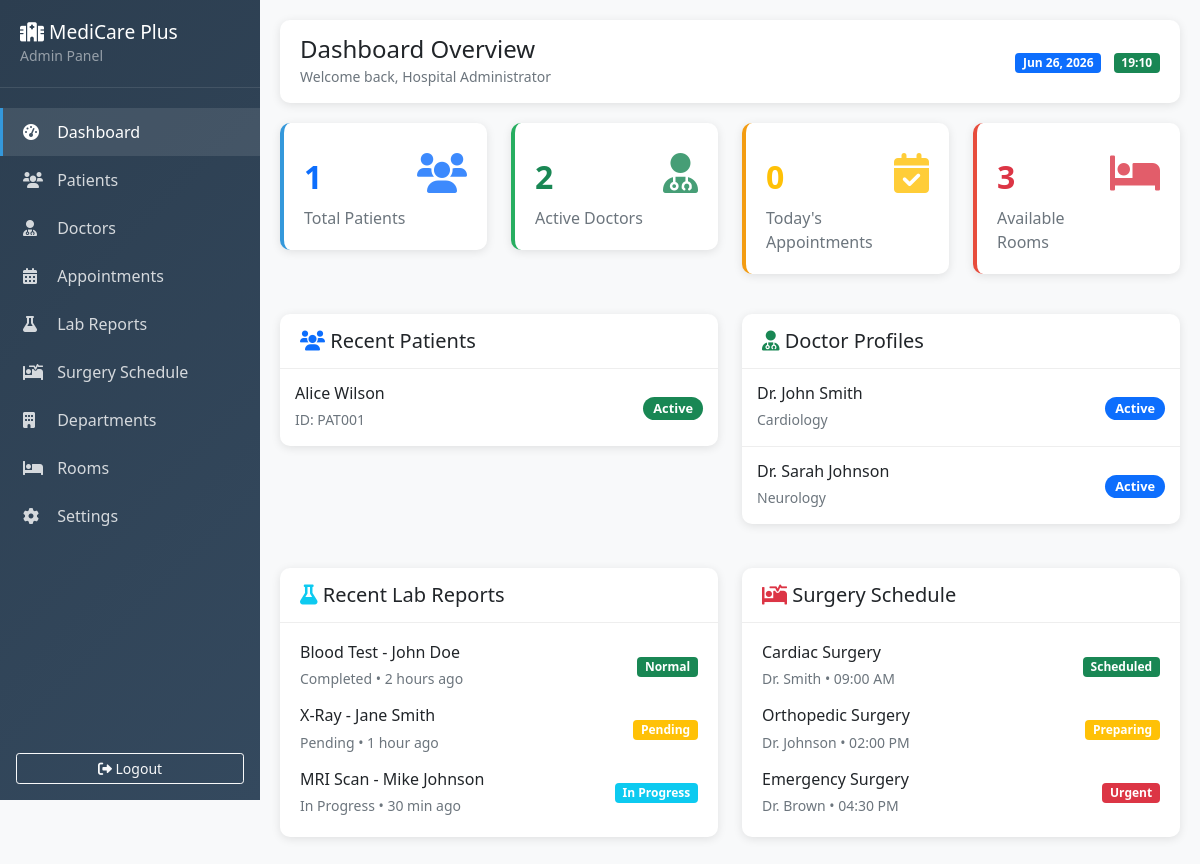
The page /modern-admin-dashboard.php (signed in) on the database its author committed.
### tables this page shows
CREATE TABLE patients (
    id INT AUTO_INCREMENT PRIMARY KEY,
    pat_id VARCHAR(20) UNIQUE NOT NULL,
    name VARCHAR(100) NOT NULL,
    email VARCHAR(100) UNIQUE NOT NULL,
    password VARCHAR(255) NOT NULL,
    phone VARCHAR(15) NOT NULL,
    dob DATE NOT NULL,
    age INT NOT NULL,
    gender ENUM('male', 'female', 'other') NOT NULL,
    blood_group VARCHAR(5),
    address TEXT,
    emergency_contact VARCHAR(15),
    image VARCHAR(255),
    medical_history TEXT,
    created_at TIMESTAMP DEFAULT CURRENT_TIMESTAMP
);

CREATE TABLE doctors (
    id INT AUTO_INCREMENT PRIMARY KEY,
    doc_id VARCHAR(20) UNIQUE NOT NULL,
    name VARCHAR(100) NOT NULL,
    email VARCHAR(100) UNIQUE NOT NULL,
    password VARCHAR(255) NOT NULL,
    phone VARCHAR(15) NOT NULL,
    department_id INT NOT NULL,
    specialization VARCHAR(100) NOT NULL,
    qualification VARCHAR(200) NOT NULL,
    experience INT NOT NULL,
    consultation_fee DECIMAL(10,2) NOT NULL,
    rating DECIMAL(2,1) DEFAULT 0.0,
    address TEXT,
    image VARCHAR(255),
    status ENUM('active', 'inactive') DEFAULT 'active',
    created_at TIMESTAMP DEFAULT CURRENT_TIMESTAMP,
    FOREIGN KEY (department_id) REFERENCES departments(id) ON DELETE CASCADE
);

### modern-admin-dashboard.php (the view, shortened to what this page needs)
<?php
$pdo = getConnection();
$admin = $pdo->prepare("SELECT * FROM admin WHERE id = ?");
$admin->execute([$_SESSION['admin_id']]);
$admin_data = $admin->fetch();
$stats = [
    'total_patients' => $pdo->query("SELECT COUNT(*) FROM patients")->fetchColumn(),
    'active_doctors' => $pdo->query("SELECT COUNT(*) FROM doctors WHERE status = 'active'")->fetchColumn(),
    'today_appointments' => $pdo->query("SELECT COUNT(*) FROM appointments WHERE DATE(appointment_date) = CURDATE()")->fetchColumn(),
    'available_rooms' => $pdo->query("SELECT COUNT(*) FROM rooms WHERE status = 'available'")->fetchColumn()
];
$recent_patients = $pdo->query("SELECT * FROM patients ORDER BY created_at DESC LIMIT 5")->fetchAll();
$doctors = $pdo->query("SELECT * FROM doctors WHERE status = 'active' LIMIT 6")->fetchAll();
?>
<!DOCTYPE html>
<html lang="en">
<head>
    <link href="https://cdn.jsdelivr.net/npm/bootstrap@5.1.3/dist/css/bootstrap.min.css" rel="stylesheet">
    <link href="https://cdnjs.cloudflare.com/ajax/libs/font-awesome/6.0.0/css/all.min.css" rel="stylesheet">
</head>
<body>
    <div class="sidebar">
        <div class="sidebar-header">
            <h4><i class="fas fa-hospital-alt"></i> MediCare Plus</h4>
            <small class="text-white-50">Admin Panel</small>
        </div>
        <nav class="sidebar-menu">
            <ul class="nav flex-column">
                <li class="nav-item">
                    <a class="nav-link active" href="#dashboard">
                        <i class="fas fa-tachometer-alt"></i> Dashboard
                    </a>
                </li>
                <li class="nav-item">
                    <a class="nav-link" href="#patients">
                        <i class="fas fa-users"></i> Patients
                    </a>
                </li>
                <li class="nav-item">
                    <a class="nav-link" href="#doctors">
                        <i class="fas fa-user-md"></i> Doctors
                    </a>
                </li>
                <li class="nav-item">
                    <a class="nav-link" href="#appointments">
                        <i class="fas fa-calendar-alt"></i> Appointments
                    </a>
                </li>
                <li class="nav-item">
                    <a class="nav-link" href="#lab-reports">
                        <i class="fas fa-flask"></i> Lab Reports
                    </a>
                </li>
                <li class="nav-item">
                    <a class="nav-link" href="#surgery">
                        <i class="fas fa-procedures"></i> Surgery Schedule
                    </a>
                </li>
                <li class="nav-item">
                    <a class="nav-link" href="#departments">
                        <i class="fas fa-building"></i> Departments
                    </a>
                </li>
                <li class="nav-item">
                    <a class="nav-link" href="#rooms">
                        <i class="fas fa-bed"></i> Rooms
                    </a>
                </li>
                <li class="nav-item">
                    <a class="nav-link" href="#settings">
                        <i class="fas fa-cog"></i> Settings
                    </a>
                </li>
            </ul>
        </nav>
        <div class="position-absolute bottom-0 w-100 p-3">
            <a href="logout.php" class="btn btn-outline-light btn-sm w-100">
                <i class="fas fa-sign-out-alt"></i> Logout
            </a>
        </div>
    </div>
    <div class="main-content">
        <div class="top-bar d-flex justify-content-between align-items-center">
            <div>
                <h4 class="mb-0">Dashboard Overview</h4>
                <small class="text-muted">Welcome back, <?php echo htmlspecialchars($admin_data['full_name'] ?? 'Admin'); ?>
                </small>
            </div>
            <div>
                <span class="badge bg-primary me-2"><?php echo date('M d, Y'); ?></span>
                <span class="badge bg-success"><?php echo date('H:i'); ?></span>
            </div>
        </div>
        <div class="row mb-4">
            <div class="col-lg-3 col-md-6 mb-3">
                <div class="stat-card primary">
                    <div class="d-flex justify-content-between">
                        <div>
                            <div class="stat-number text-primary"><?php echo $stats['total_patients']; ?></div>
                            <div class="text-muted">Total Patients</div>
                        </div>
                        <div class="stat-icon text-primary">
                            <i class="fas fa-users"></i>
                        </div>
                    </div>
                </div>
            </div>
            <div class="col-lg-3 col-md-6 mb-3">
                <div class="stat-card success">
                    <div class="d-flex justify-content-between">
                        <div>
                            <div class="stat-number text-success"><?php echo $stats['active_doctors']; ?></div>
                            <div class="text-muted">Active Doctors</div>
                        </div>
                        <div class="stat-icon text-success">
                            <i class="fas fa-user-md"></i>
                        </div>
                    </div>
                </div>
            </div>
            <div class="col-lg-3 col-md-6 mb-3">
                <div class="stat-card warning">
                    <div class="d-flex justify-content-between">
                        <div>
                            <div class="stat-number text-warning"><?php echo $stats['today_appointments']; ?></div>
                            <div class="text-muted">Today's Appointments</div>
                        </div>
                        <div class="stat-icon text-warning">
                            <i class="fas fa-calendar-check"></i>
                        </div>
                    </div>
                </div>
            </div>
            <div class="col-lg-3 col-md-6 mb-3">
                <div class="stat-card danger">
                    <div class="d-flex justify-content-between">
                        <div>
                            <div class="stat-number text-danger"><?php echo $stats['available_rooms']; ?></div>
                            <div class="text-muted">Available Rooms</div>
                        </div>
                        <div class="stat-icon text-danger">
                            <i class="fas fa-bed"></i>
                        </div>
                    </div>
                </div>
            </div>
        </div>
        <div class="row">
            <div class="col-lg-6 mb-4">
                <div class="content-card">
                    <div class="card-header">
                        <h5 class="mb-0"><i class="fas fa-users text-primary"></i> Recent Patients</h5>
                    </div>
                    <div class="card-body p-0">
                        <?php foreach ($recent_patients as $patient): ?>
                        <div class="patient-item">
                            <div class="d-flex justify-content-between align-items-center">
                                <div>
                                    <h6 class="mb-1"><?php echo htmlspecialchars($patient['name']); ?></h6>
                                    <small class="text-muted">ID: <?php echo htmlspecialchars($patient['pat_id']); ?></small>
                                </div>
                                <div>
                                    <span class="badge bg-success badge-status">Active</span>
                                </div>
                            </div>
                        </div>
                        <?php endforeach; ?>
                    </div>
                </div>
            </div>
            <div class="col-lg-6 mb-4">
                <div class="content-card">
                    <div class="card-header">
                        <h5 class="mb-0"><i class="fas fa-user-md text-success"></i> Doctor Profiles</h5>
                    </div>
                    <div class="card-body p-0">
                        <?php foreach ($doctors as $doctor): ?>
                        <div class="doctor-item">
                            <div class="d-flex justify-content-between align-items-center">
                                <div>
                                    <h6 class="mb-1"><?php echo htmlspecialchars($doctor['name']); ?></h6>
                                    <small class="text-muted"><?php echo htmlspecialchars($doctor['specialization']); ?></small>
                                </div>
                                <div>
                                    <span class="badge bg-primary badge-status"><?php echo ucfirst($doctor['status']); ?></span>
                                </div>
                            </div>
                        </div>
                        <?php endforeach; ?>
                    </div>
                </div>
            </div>
        </div>
        <div class="row">
            <div class="col-lg-6 mb-4">
                <div class="content-card">
                    <div class="card-header">
                        <h5 class="mb-0"><i class="fas fa-flask text-info"></i> Recent Lab Reports</h5>
                    </div>
                    <div class="card-body">
                        <div class="d-flex justify-content-between align-items-center mb-3">
                            <div>
                                <h6 class="mb-1">Blood Test - John Doe</h6>
                                <small class="text-muted">Completed • 2 hours ago</small>
                            </div>
                            <span class="badge bg-success">Normal</span>
                        </div>
                        <div class="d-flex justify-content-between align-items-center mb-3">
                            <div>
                                <h6 class="mb-1">X-Ray - Jane Smith</h6>
                                <small class="text-muted">Pending • 1 hour ago</small>
                            </div>
                            <span class="badge bg-warning">Pending</span>
                        </div>
                        <div class="d-flex justify-content-between align-items-center">
                            <div>
                                <h6 class="mb-1">MRI Scan - Mike Johnson</h6>
                                <small class="text-muted">In Progress • 30 min ago</small>
                            </div>
                            <span class="badge bg-info">In Progress</span>
                        </div>
                    </div>
                </div>
            </div>
            <div class="col-lg-6 mb-4">
                <div class="content-card">
                    <div class="card-header">
                        <h5 class="mb-0"><i class="fas fa-procedures text-danger"></i> Surgery Schedule</h5>
                    </div>
                    <div class="card-body">
                        <div class="d-flex justify-content-between align-items-center mb-3">
                            <div>
                                <h6 class="mb-1">Cardiac Surgery</h6>
                                <small class="text-muted">Dr. Smith • 09:00 AM</small>
                            </div>
                            <span class="badge bg-success">Scheduled</span>
                        </div>
                        <div class="d-flex justify-content-between align-items-center mb-3">
                            <div>
                                <h6 class="mb-1">Orthopedic Surgery</h6>
                                <small class="text-muted">Dr. Johnson • 02:00 PM</small>
                            </div>
                            <span class="badge bg-warning">Preparing</span>
                        </div>
                        <div class="d-flex justify-content-between align-items-center">
                            <div>
                                <h6 class="mb-1">Emergency Surgery</h6>
                                <small class="text-muted">Dr. Brown • 04:30 PM</small>
                            </div>
                            <span class="badge bg-danger">Urgent</span>
                        </div>
                    </div>
                </div>
            </div>
        </div>
    </div>
</body>
</html>

### modern-admin-dashboard.php (style rules this page uses)
:root { --primary-color: #2c3e50; --secondary-color: #3498db; --accent-color: #e74c3c; --success-color: #27ae60; --warning-color: #f39c12; --sidebar-width: 260px; }
body { font-family: 'Segoe UI', Tahoma, Geneva, Verdana, sans-serif; background: #f8f9fa; }
.sidebar { position: fixed; top: 0; left: 0; height: 100vh; width: var(--sidebar-width); background: linear-gradient(135deg, var(--primary-color), #34495e); z-index: 1000; transition: all 0.3s ease; }
.sidebar-header { padding: 20px; border-bottom: 1px solid rgba(255,255,255,0.1); }
.sidebar-header h4 { color: white; margin: 0; font-size: 1.2rem; }
.sidebar-menu { padding: 20px 0; }
.sidebar-menu .nav-link { color: rgba(255,255,255,0.8); padding: 12px 20px; border-radius: 0; transition: all 0.3s ease; border-left: 3px solid transparent; }
.sidebar-menu .nav-link:hover, .sidebar-menu .nav-link.active { background: rgba(255,255,255,0.1); color: white; border-left-color: var(--secondary-color); }
.sidebar-menu .nav-link i { margin-right: 10px; width: 20px; }
.main-content { margin-left: var(--sidebar-width); padding: 20px; min-height: 100vh; }
.top-bar { background: white; padding: 15px 20px; border-radius: 10px; box-shadow: 0 2px 10px rgba(0,0,0,0.1); margin-bottom: 20px; }
.stat-card { background: white; border-radius: 10px; padding: 20px; box-shadow: 0 2px 10px rgba(0,0,0,0.1); transition: transform 0.3s ease; border-left: 4px solid; }
.stat-card.primary { border-left-color: var(--secondary-color); }
.stat-card.success { border-left-color: var(--success-color); }
.stat-card.warning { border-left-color: var(--warning-color); }
.stat-card.danger { border-left-color: var(--accent-color); }
.stat-card .stat-icon { font-size: 2.5rem; opacity: 0.8; }
.stat-card .stat-number { font-size: 2rem; font-weight: bold; margin: 10px 0 5px 0; }
.content-card { background: white; border-radius: 10px; box-shadow: 0 2px 10px rgba(0,0,0,0.1); margin-bottom: 20px; }
.content-card .card-header { background: none; border-bottom: 1px solid #eee; padding: 15px 20px; }
.content-card .card-body { padding: 20px; }
.patient-item, .doctor-item { padding: 15px; border-bottom: 1px solid #eee; transition: background 0.3s ease; }
.patient-item:last-child, .doctor-item:last-child { border-bottom: none; }
.badge-status { padding: 5px 10px; border-radius: 20px; font-size: 0.8rem; }

### rows shown on the page
patients: name "Alice Wilson", pat "PAT001"
doctors: name "Dr. John Smith", specialization "Cardiology", status "Active"
doctors: name "Dr. Sarah Johnson", specialization "Neurology", status "Active"

### other values the page prints
$admin_data['full_name'] "Hospital Administrator"
$stats['total_patients'] "1"
$stats['active_doctors'] "2"
$stats['today_appointments'] "0"
$stats['available_rooms'] "3"
